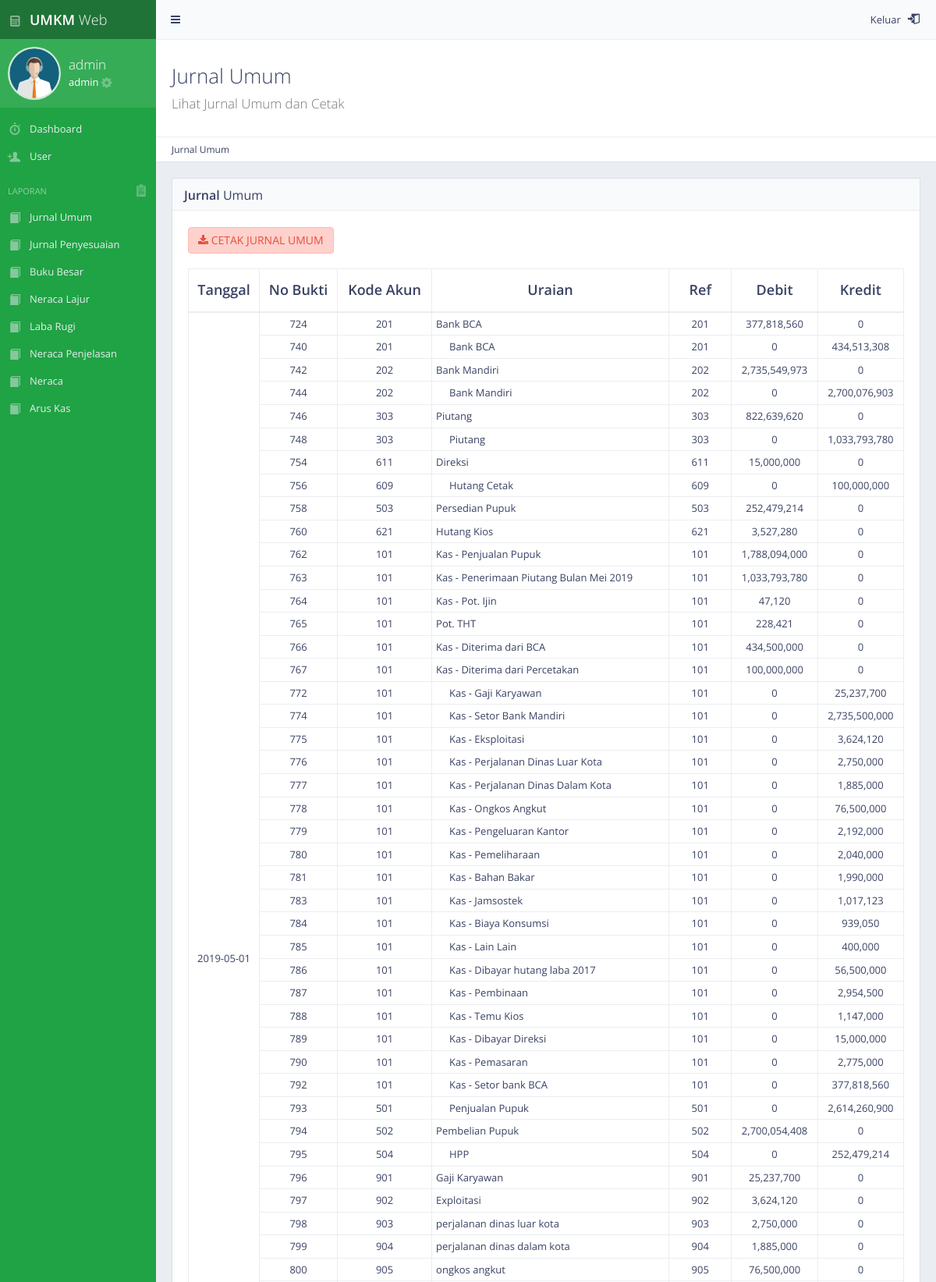
The app's page /akuntansi/admin_data_jurnal_umum.php (signed in, upper part) with its own data.
### tables this page shows
CREATE TABLE `jurnalumum` (
  `tgl` date NOT NULL,
  `nobukti` int(11) NOT NULL AUTO_INCREMENT,
  `noju` int(11) DEFAULT NULL,
  `nosubju` int(11) DEFAULT NULL,
  `kodeakun` varchar(25) NOT NULL,
  `uraianjurnal` text NOT NULL,
  `ref` varchar(25) DEFAULT NULL,
  `debit` double(20,2) NOT NULL DEFAULT '0.00',
  `kredit` double(20,2) NOT NULL DEFAULT '0.00',
  `idtrx` int(11) NOT NULL,
  KEY `nobukti` (`nobukti`)
);

### akuntansi/admin_data_jurnal_umum.php (the view, shortened to what this page needs)
<?php session_start();
include 'koneksi.php';
if(empty(@$_SESSION['username'])){
        header("Location:login.php");
}else{
?>
<!DOCTYPE html>
 <html class="no-js" lang="en">
    <head>
        <link rel="stylesheet" href="css/bootstrap.min.css">
        <link rel="stylesheet" href="css/plugins.css">
        <link rel="stylesheet" href="css/main.css">
        <link rel="stylesheet" href="css/themes.css">
    </head>
    <body>
       <div id="page-wrapper">
            <div id="page-container" class="sidebar-partial sidebar-visible-lg sidebar-no-animations">
                 <?php
                include "sidebar/sidebar_admin.php";
				?>
                <div id="main-container">
                  <?php
					include "sidebar/header.php";
					?>
                    <div id="page-content">
					<div class="content-header">
                            <div class="header-section">
                                <h1>
                                    <i class=""></i>Jurnal Umum<br><small>Lihat Jurnal Umum dan Cetak</small>
                                </h1>
                            </div>
							</div>
						<ul class="breadcrumb breadcrumb-top">
							<li> Jurnal Umum</li>
                        </ul>
						 <div class="block full">
                            <div class="block-title">
                                <h2><strong>Jurnal</strong> Umum</h2>
                            </div>
							<div class="table-responsive">
                            	<a href="export_PDF_ju.php?user=<?php echo base64_encode($_SESSION['username']);?>" title="Download" class="btn btn alert-danger">
								<i class="fa fa-download"></i> CETAK JURNAL UMUM</i></a>
								<br>
							<br>
                            <table id="example-datatable" class="table table-vcenter table-condensed table-bordered">
                                <thead>
                                    <tr>
										<th class="text-center">Tanggal</th>
                                        <th class="text-center">No Bukti</th>
										<th class="text-center">Kode Akun</th>
                                        <th class="text-center">Uraian</th>
                                        <th class="text-center">Ref</th>
										<th class="text-center">Debit</th>
                                        <th class="text-center">Kredit</th>
                                    </tr>
                                </thead>
                                <tbody>
                                <?php
                                $sql = "SELECT noju FROM jurnalumum GROUP BY noju ORDER BY tgl";
                                $result = mysqli_query($connect, $sql);
                                while($row = mysqli_fetch_assoc($result)){
                                    $sqlrowspan = "SELECT COUNT(noju) as jumlah, tgl FROM jurnalumum WHERE noju = '".$row['noju']."'";
                                    $resultrowspan = mysqli_query($connect, $sqlrowspan);
                                    $rowofrowspan = mysqli_fetch_assoc($resultrowspan);
                                    $rowspan = $rowofrowspan['jumlah'];
                                    $tgl = $rowofrowspan['tgl'];
                                ?>
									<tr>
										<td class="text-center" rowspan="<?php echo $rowspan;?>"><?php echo $tgl;?></td>
                                    <?php
                                    $sqlall = "SELECT * FROM jurnalumum WHERE noju = '".$row['noju']."' ORDER by tgl ASC, nobukti";
                                    $resultall = mysqli_query($connect, $sqlall);
                                    while ($rowall = mysqli_fetch_assoc($resultall)) {
										$kredit = $rowall['kredit'];
										$debet = $rowall['debit'];
                                        if($rowall['kredit'] > 0){
                                            $uraian =  "&nbsp;&nbsp;&nbsp;&nbsp;&nbsp;".$rowall['uraianjurnal'];
                                        }else{
                                            $uraian =  $rowall['uraianjurnal'];
                                        }
                                    ?>
                                        <td class="text-center"><?php echo $rowall['nobukti'];?></td>
                                        <td class="text-center"><?php echo $rowall['kodeakun'];?></td>
										<td><?php echo $uraian;?></td>
										<td class="text-center"><?php echo $rowall['ref'];?></td>
										<td class="text-center"><?php echo number_format($debet)."";?></td>
										<td class="text-center"><?php echo number_format($kredit)."";?></td>
                                    </tr>
                                <?php
                                }
                                }
                                ?>
                     </tbody>
                            </table>
                     </div>
                    </div>
				</div>
                </div>
            </div>
        </div>
    </body>
</html>
<?php
}
?>

### akuntansi/sidebar/sidebar_admin.php
<div id="sidebar">
    <div id="sidebar-scroll">
        <div class="sidebar-content">
            <a href="index_admin.php" class="sidebar-brand">
                <i class="gi gi-calculator"></i><span class="sidebar-nav-mini-hide"><strong>UMKM </strong>Web</span>
            </a>
        <div class="sidebar-section sidebar-user clearfix sidebar-nav-mini-hide">
            <div class="sidebar-user-avatar">
                <a><img src="img/admin.png" alt="avatar"></a>
            </div>
        <?php
            $query = "select * from admin where username = '".$_SESSION['username']."'";
            $result = mysqli_query($connect, $query);
            if($result) {
                while ($row = mysqli_fetch_row($result)){
                    $username = $row[0];
                    $nama = $row[2];
        ?>
            <div class="sidebar-user-name"> <?php echo $username ?></div>
            <div class="sidebar-user-links">
                <?php echo $nama ?> <a href="admin_profil.php?id=<?php echo $username ?>" class="enable-tooltip" data-placement="bottom" title="Settings"><i class="gi gi-cogwheel"></i></a>
            </div>
        </div>
			<?php
			}
			}
			?>
<ul class="sidebar-nav">
    <li>
        <a href="index_admin.php" ><i class="gi gi-stopwatch sidebar-nav-icon"></i><span class="sidebar-nav-mini-hide">Dashboard</span></a>
    </li>
    <li>
        <a href="admin_data_user.php" ><i class="gi gi-user_add  sidebar-nav-icon"></i><span class="sidebar-nav-mini-hide">User</span></a>
    </li>
    <li class="sidebar-header">
        <span class="sidebar-header-options clearfix"></i></a><a  data-toggle="tooltip" title="LIHAT DATA LAPORAN"><i class="gi gi-notes_2"></i></a></span>
        <span class="sidebar-header-title">LAPORAN</span>
    </li>
    <li>
        <a href="admin_data_jurnal_umum.php"><i class="hi hi-book sidebar-nav-icon"></i><span class="sidebar-nav-mini-hide">Jurnal Umum<span></a>
    </li>
    <li>
        <a href="admin_data_jurnal_penyesuaian.php"><i class="hi hi-book sidebar-nav-icon"></i><span class="sidebar-nav-mini-hide">Jurnal Penyesuaian<span></a>
    </li>
    <li>
        <a href="admin_data_buku_besar.php"><i class="hi hi-book sidebar-nav-icon"></i><span class="sidebar-nav-mini-hide">Buku Besar<span></a>
    </li>
     <li>
        <a href="admin_data_neraca.php"><i class="hi hi-book sidebar-nav-icon"></i><span class="sidebar-nav-mini-hide">Neraca Lajur<span></a>
    </li>
    <li>
    <li>
        <a href="admin_data_labarugi.php"><i class="hi hi-book sidebar-nav-icon"></i><span class="sidebar-nav-mini-hide">Laba Rugi<span></a>
    </li>
    <li>
        <a href="admin_data_neraca.php"><i class="hi hi-book sidebar-nav-icon"></i><span class="sidebar-nav-mini-hide">Neraca Penjelasan<span></a>
    </li>
    <li>
        <a href="admin_data_neraca.php"><i class="hi hi-book sidebar-nav-icon"></i><span class="sidebar-nav-mini-hide">Neraca<span></a>
    </li>
    <li>
        <a href="admin_data_aruskas.php"><i class="hi hi-book sidebar-nav-icon"></i><span class="sidebar-nav-mini-hide">Arus Kas<span></a>
    </li>
    </li>
</ul>
</div>
</div>
</div>

### records on screen
jurnalumum: nobukti "724", kodeakun "201", uraianjurnal "Bank BCA", ref "201", debit "377,818,560", kredit "0"
jurnalumum: nobukti "740", kodeakun "201", uraianjurnal "Bank BCA", ref "201", debit "0", kredit "434,513,308"
jurnalumum: nobukti "742", kodeakun "202", uraianjurnal "Bank Mandiri", ref "202", debit "2,735,549,973", kredit "0"
jurnalumum: nobukti "744", kodeakun "202", uraianjurnal "Bank Mandiri", ref "202", debit "0", kredit "2,700,076,903"
jurnalumum: nobukti "746", kodeakun "303", uraianjurnal "Piutang", ref "303", debit "822,639,620", kredit "0"
jurnalumum: nobukti "748", kodeakun "303", uraianjurnal "Piutang", ref "303", debit "0", kredit "1,033,793,780"
jurnalumum: nobukti "754", kodeakun "611", uraianjurnal "Direksi", ref "611", debit "15,000,000", kredit "0"
jurnalumum: nobukti "756", kodeakun "609", uraianjurnal "Hutang Cetak", ref "609", debit "0", kredit "100,000,000"
jurnalumum: nobukti "758", kodeakun "503", uraianjurnal "Persedian Pupuk", ref "503", debit "252,479,214", kredit "0"
jurnalumum: nobukti "760", kodeakun "621", uraianjurnal "Hutang Kios", ref "621", debit "3,527,280", kredit "0"
jurnalumum: nobukti "762", kodeakun "101", uraianjurnal "Kas - Penjualan Pupuk", ref "101", debit "1,788,094,000", kredit "0"
jurnalumum: nobukti "763", kodeakun "101", uraianjurnal "Kas - Penerimaan Piutang Bulan Mei 2019", ref "101", debit "1,033,793,780", kredit "0"
jurnalumum: nobukti "764", kodeakun "101", uraianjurnal "Kas - Pot. Ijin", ref "101", debit "47,120", kredit "0"
jurnalumum: nobukti "765", kodeakun "101", uraianjurnal "Pot. THT", ref "101", debit "228,421", kredit "0"
jurnalumum: nobukti "766", kodeakun "101", uraianjurnal "Kas - Diterima dari BCA", ref "101", debit "434,500,000", kredit "0"
jurnalumum: nobukti "767", kodeakun "101", uraianjurnal "Kas - Diterima dari Percetakan", ref "101", debit "100,000,000", kredit "0"
jurnalumum: nobukti "772", kodeakun "101", uraianjurnal "Kas - Gaji Karyawan", ref "101", debit "0", kredit "25,237,700"
jurnalumum: nobukti "774", kodeakun "101", uraianjurnal "Kas - Setor Bank Mandiri", ref "101", debit "0", kredit "2,735,500,000"
jurnalumum: nobukti "775", kodeakun "101", uraianjurnal "Kas - Eksploitasi", ref "101", debit "0", kredit "3,624,120"
jurnalumum: nobukti "776", kodeakun "101", uraianjurnal "Kas - Perjalanan Dinas Luar Kota", ref "101", debit "0", kredit "2,750,000"
jurnalumum: nobukti "777", kodeakun "101", uraianjurnal "Kas - Perjalanan Dinas Dalam Kota", ref "101", debit "0", kredit "1,885,000"
jurnalumum: nobukti "778", kodeakun "101", uraianjurnal "Kas - Ongkos Angkut", ref "101", debit "0", kredit "76,500,000"
jurnalumum: nobukti "779", kodeakun "101", uraianjurnal "Kas - Pengeluaran Kantor", ref "101", debit "0", kredit "2,192,000"
jurnalumum: nobukti "780", kodeakun "101", uraianjurnal "Kas - Pemeliharaan", ref "101", debit "0", kredit "2,040,000"
jurnalumum: nobukti "781", kodeakun "101", uraianjurnal "Kas - Bahan Bakar", ref "101", debit "0", kredit "1,990,000"
jurnalumum: nobukti "783", kodeakun "101", uraianjurnal "Kas - Jamsostek", ref "101", debit "0", kredit "1,017,123"
jurnalumum: nobukti "784", kodeakun "101", uraianjurnal "Kas - Biaya Konsumsi", ref "101", debit "0", kredit "939,050"
jurnalumum: nobukti "785", kodeakun "101", uraianjurnal "Kas - Lain Lain", ref "101", debit "0", kredit "400,000"
jurnalumum: nobukti "786", kodeakun "101", uraianjurnal "Kas - Dibayar hutang laba 2017", ref "101", debit "0", kredit "56,500,000"
jurnalumum: nobukti "787", kodeakun "101", uraianjurnal "Kas - Pembinaan", ref "101", debit "0", kredit "2,954,500"
jurnalumum: nobukti "788", kodeakun "101", uraianjurnal "Kas - Temu Kios", ref "101", debit "0", kredit "1,147,000"
jurnalumum: nobukti "789", kodeakun "101", uraianjurnal "Kas - Dibayar Direksi", ref "101", debit "0", kredit "15,000,000"
jurnalumum: nobukti "790", kodeakun "101", uraianjurnal "Kas - Pemasaran", ref "101", debit "0", kredit "2,775,000"
jurnalumum: nobukti "792", kodeakun "101", uraianjurnal "Kas - Setor bank BCA", ref "101", debit "0", kredit "377,818,560"
jurnalumum: nobukti "793", kodeakun "501", uraianjurnal "Penjualan Pupuk", ref "501", debit "0", kredit "2,614,260,900"
jurnalumum: nobukti "794", kodeakun "502", uraianjurnal "Pembelian Pupuk", ref "502", debit "2,700,054,408", kredit "0"
jurnalumum: nobukti "795", kodeakun "504", uraianjurnal "HPP", ref "504", debit "0", kredit "252,479,214"
jurnalumum: nobukti "796", kodeakun "901", uraianjurnal "Gaji Karyawan", ref "901", debit "25,237,700", kredit "0"
jurnalumum: nobukti "797", kodeakun "902", uraianjurnal "Exploitasi", ref "902", debit "3,624,120", kredit "0"
jurnalumum: nobukti "798", kodeakun "903", uraianjurnal "perjalanan dinas luar kota", ref "903", debit "2,750,000", kredit "0"
jurnalumum: nobukti "799", kodeakun "904", uraianjurnal "perjalanan dinas dalam kota", ref "904", debit "1,885,000", kredit "0"
jurnalumum: nobukti "800", kodeakun "905", uraianjurnal "ongkos angkut", ref "905", debit "76,500,000", kredit "0"

### other values on screen
$username "admin"
$nama "admin"
$tgl "2019-05-01"
